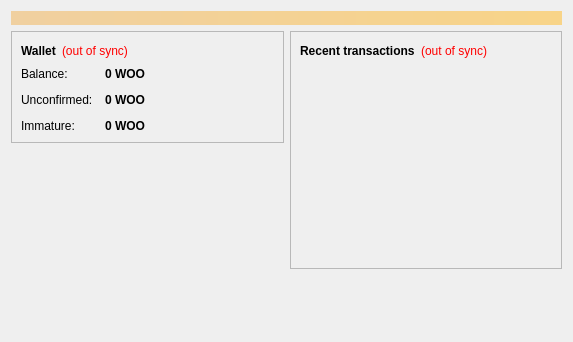
<?xml version="1.0" encoding="UTF-8"?>
<ui version="4.0">
 <class>OverviewPage</class>
 <widget class="QWidget" name="OverviewPage">
  <property name="geometry">
   <rect>
    <x>0</x>
    <y>0</y>
    <width>573</width>
    <height>342</height>
   </rect>
  </property>
  <property name="windowTitle">
   <string>Form</string>
  </property>
  <layout class="QVBoxLayout" name="topLayout">
   <item>
    <widget class="QLabel" name="labelAlerts">
     <property name="visible">
      <bool>false</bool>
     </property>
     <property name="styleSheet">
      <string notr="true">background-color: qlineargradient(x1: 0, y1: 0, x2: 1, y2: 0, stop:0 #F0D0A0, stop:1 #F8D488); color:#000000;</string>
     </property>
     <property name="wordWrap">
      <bool>true</bool>
     </property>
     <property name="margin">
      <number>3</number>
     </property>
    </widget>
   </item>
   <item>
    <layout class="QHBoxLayout" name="horizontalLayout" stretch="1,1">
     <item>
      <layout class="QVBoxLayout" name="verticalLayout_2">
       <item>
        <widget class="QFrame" name="frame">
         <property name="frameShape">
          <enum>QFrame::StyledPanel</enum>
         </property>
         <property name="frameShadow">
          <enum>QFrame::Raised</enum>
         </property>
         <layout class="QVBoxLayout" name="verticalLayout_4">
          <item>
           <layout class="QHBoxLayout" name="horizontalLayout_4">
            <item>
             <widget class="QLabel" name="label_5">
              <property name="font">
               <font>
                <weight>75</weight>
                <bold>true</bold>
               </font>
              </property>
              <property name="text">
               <string>Wallet</string>
              </property>
             </widget>
            </item>
            <item>
             <widget class="QLabel" name="labelWalletStatus">
              <property name="toolTip">
               <string>The displayed information may be out of date. Your wallet automatically synchronizes with the Woodcoin network after a connection is established, but this process has not completed yet.</string>
              </property>
              <property name="styleSheet">
               <string notr="true">QLabel { color: red; }</string>
              </property>
              <property name="text">
               <string notr="true">(out of sync)</string>
              </property>
              <property name="alignment">
               <set>Qt::AlignLeading|Qt::AlignLeft|Qt::AlignVCenter</set>
              </property>
             </widget>
            </item>
            <item>
             <spacer name="horizontalSpacer_2">
              <property name="orientation">
               <enum>Qt::Horizontal</enum>
              </property>
              <property name="sizeHint" stdset="0">
               <size>
                <width>40</width>
                <height>20</height>
               </size>
              </property>
             </spacer>
            </item>
           </layout>
          </item>
          <item>
           <layout class="QFormLayout" name="formLayout_2">
            <property name="fieldGrowthPolicy">
             <enum>QFormLayout::AllNonFixedFieldsGrow</enum>
            </property>
            <property name="horizontalSpacing">
             <number>12</number>
            </property>
            <property name="verticalSpacing">
             <number>12</number>
            </property>
            <item row="0" column="0">
             <widget class="QLabel" name="label">
              <property name="text">
               <string>Balance:</string>
              </property>
             </widget>
            </item>
            <item row="0" column="1">
             <widget class="QLabel" name="labelBalance">
              <property name="font">
               <font>
                <weight>75</weight>
                <bold>true</bold>
               </font>
              </property>
              <property name="cursor">
               <cursorShape>IBeamCursor</cursorShape>
              </property>
              <property name="toolTip">
               <string>Your current balance</string>
              </property>
              <property name="text">
               <string notr="true">0 WOO</string>
              </property>
              <property name="textInteractionFlags">
               <set>Qt::LinksAccessibleByMouse|Qt::TextSelectableByKeyboard|Qt::TextSelectableByMouse</set>
              </property>
             </widget>
            </item>
            <item row="1" column="0">
             <widget class="QLabel" name="label_3">
              <property name="text">
               <string>Unconfirmed:</string>
              </property>
             </widget>
            </item>
            <item row="1" column="1">
             <widget class="QLabel" name="labelUnconfirmed">
              <property name="font">
               <font>
                <weight>75</weight>
                <bold>true</bold>
               </font>
              </property>
              <property name="cursor">
               <cursorShape>IBeamCursor</cursorShape>
              </property>
              <property name="toolTip">
               <string>Total of transactions that have yet to be confirmed, and do not yet count toward the current balance</string>
              </property>
              <property name="text">
               <string notr="true">0 WOO</string>
              </property>
              <property name="textInteractionFlags">
               <set>Qt::LinksAccessibleByMouse|Qt::TextSelectableByKeyboard|Qt::TextSelectableByMouse</set>
              </property>
             </widget>
            </item>
            <item row="2" column="0">
             <widget class="QLabel" name="labelImmatureText">
              <property name="text">
               <string>Immature:</string>
              </property>
             </widget>
            </item>
            <item row="2" column="1">
             <widget class="QLabel" name="labelImmature">
              <property name="font">
               <font>
                <weight>75</weight>
                <bold>true</bold>
               </font>
              </property>
              <property name="toolTip">
               <string>Mined balance that has not yet matured</string>
              </property>
              <property name="text">
               <string notr="true">0 WOO</string>
              </property>
              <property name="textInteractionFlags">
               <set>Qt::LinksAccessibleByMouse|Qt::TextSelectableByKeyboard|Qt::TextSelectableByMouse</set>
              </property>
             </widget>
            </item>
           </layout>
          </item>
         </layout>
        </widget>
       </item>
       <item>
        <spacer name="verticalSpacer">
         <property name="orientation">
          <enum>Qt::Vertical</enum>
         </property>
         <property name="sizeHint" stdset="0">
          <size>
           <width>20</width>
           <height>40</height>
          </size>
         </property>
        </spacer>
       </item>
      </layout>
     </item>
     <item>
      <layout class="QVBoxLayout" name="verticalLayout_3">
       <item>
        <widget class="QFrame" name="frame_2">
         <property name="frameShape">
          <enum>QFrame::StyledPanel</enum>
         </property>
         <property name="frameShadow">
          <enum>QFrame::Raised</enum>
         </property>
         <layout class="QVBoxLayout" name="verticalLayout">
          <item>
           <layout class="QHBoxLayout" name="horizontalLayout_2">
            <item>
             <widget class="QLabel" name="label_4">
              <property name="text">
               <string>&lt;b&gt;Recent transactions&lt;/b&gt;</string>
              </property>
             </widget>
            </item>
            <item>
             <widget class="QLabel" name="labelTransactionsStatus">
              <property name="toolTip">
               <string>The displayed information may be out of date. Your wallet automatically synchronizes with the Woodcoin network after a connection is established, but this process has not completed yet.</string>
              </property>
              <property name="styleSheet">
               <string notr="true">QLabel { color: red; }</string>
              </property>
              <property name="text">
               <string notr="true">(out of sync)</string>
              </property>
              <property name="alignment">
               <set>Qt::AlignRight|Qt::AlignTrailing|Qt::AlignVCenter</set>
              </property>
             </widget>
            </item>
            <item>
             <spacer name="horizontalSpacer">
              <property name="orientation">
               <enum>Qt::Horizontal</enum>
              </property>
              <property name="sizeHint" stdset="0">
               <size>
                <width>40</width>
                <height>20</height>
               </size>
              </property>
             </spacer>
            </item>
           </layout>
          </item>
          <item>
           <widget class="QListView" name="listTransactions">
            <property name="styleSheet">
             <string notr="true">QListView { background: transparent; }</string>
            </property>
            <property name="frameShape">
             <enum>QFrame::NoFrame</enum>
            </property>
            <property name="verticalScrollBarPolicy">
             <enum>Qt::ScrollBarAlwaysOff</enum>
            </property>
            <property name="horizontalScrollBarPolicy">
             <enum>Qt::ScrollBarAlwaysOff</enum>
            </property>
            <property name="selectionMode">
             <enum>QAbstractItemView::NoSelection</enum>
            </property>
           </widget>
          </item>
         </layout>
        </widget>
       </item>
       <item>
        <spacer name="verticalSpacer_2">
         <property name="orientation">
          <enum>Qt::Vertical</enum>
         </property>
         <property name="sizeHint" stdset="0">
          <size>
           <width>20</width>
           <height>40</height>
          </size>
         </property>
        </spacer>
       </item>
      </layout>
     </item>
    </layout>
   </item>
  </layout>
 </widget>
 <resources/>
 <connections/>
</ui>
